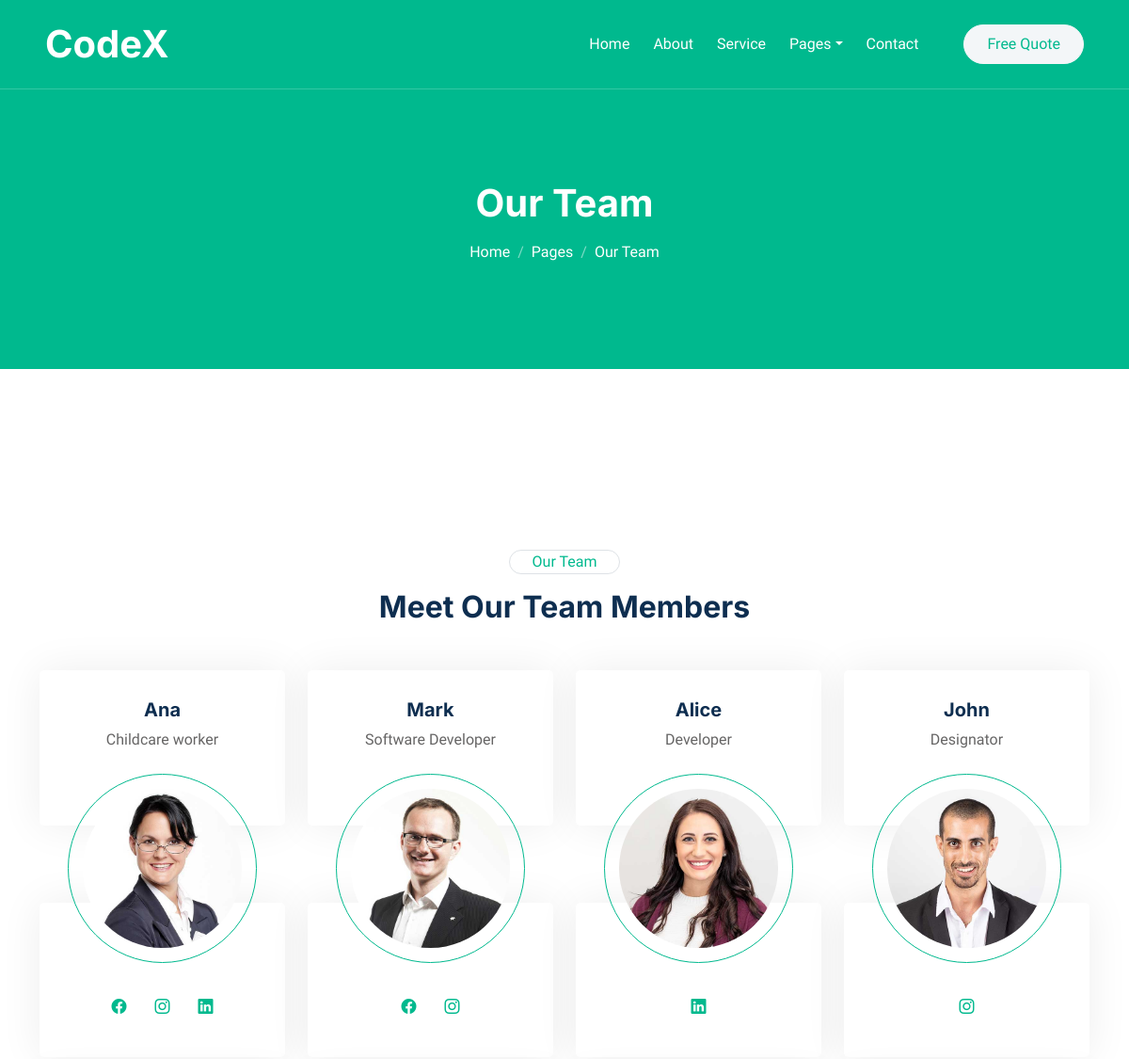
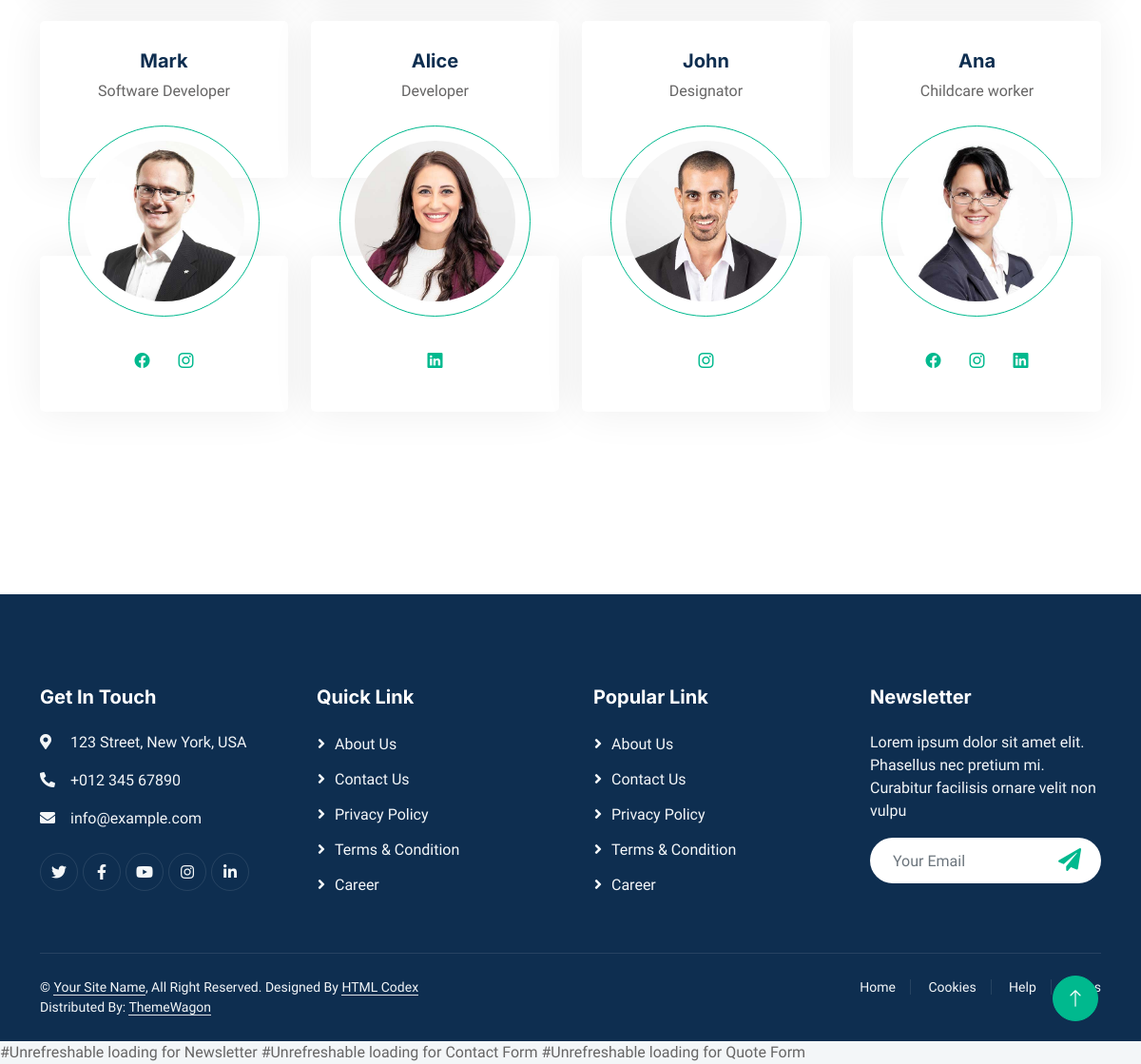
The app's page /team with its own data (2 pictures, top to bottom).
### Site/models.py (models this page shows)
class Site_Info(models.Model):
    section_testimonial_title = models.CharField(max_length=255)
    section_banner_title = models.CharField(max_length=255)
    section_about_title = models.CharField(max_length=255)
    section_features_title = models.CharField(max_length=255)
    section_team_title = models.CharField(max_length=255)
    section_service_title = models.CharField(max_length=255)
    section_started_title = models.CharField(max_length=255)
    site_logo = models.CharField(max_length=255)

### Service/models.py (models this page shows, shortened)
class TeamMember(models.Model):
    name = models.CharField(max_length=255)
    profession = models.CharField(max_length=255)
    img = models.FileField()

class Social_Team(models.Model):
    social = models.ForeignKey(TeamMember, on_delete=models.CASCADE, related_name="social_team")
    name = models.CharField(max_length=255)
    icon = models.CharField(max_length=255)
    url = models.URLField()

class Footer(models.Model):
    title = models.CharField(max_length=255)
    phone = models.CharField(max_length=30)
    address = models.CharField(max_length=255)
    email = models.EmailField(max_length=254)
    fb_link = models.URLField()
    youtude_link = models.URLField()
    twitter_link = models.URLField()
    insta_link = models.URLField()
    linked_link = models.URLField()

### Site/views.py (the view)
# urls.py: path('team', team , name='team'),
def team(request):
    team = TeamMember.objects.all()
    section = Site_Info.objects.first()
    return render(request, 'pages/team.html', locals())

### Site/context_processor.py (called while the page is built)
def Footer_details(request):
    footer = Footer.objects.all()
    return{
        'footer': footer
    }

### templates/pages/team.html
{% extends 'base/base.html' %}
{% load static %}
{% block 'content' %}
            <div class="container-xxl bg-primary page-header">
                <div class="container text-center">
                    <h1 class="text-white animated zoomIn mb-3">Our Team</h1>
                    <nav aria-label="breadcrumb">
                        <ol class="breadcrumb justify-content-center">
                            <li class="breadcrumb-item"><a class="text-white" href="#">Home</a></li>
                            <li class="breadcrumb-item"><a class="text-white" href="#">Pages</a></li>
                            <li class="breadcrumb-item text-white active" aria-current="page">Our Team</li>
                        </ol>
                    </nav>
                </div>
            </div>
        </div>
        <div class="container-xxl py-6">
            <div class="container">
                <div class="mx-auto text-center wow fadeInUp" data-wow-delay="0.1s" style="max-width: 600px;">
                    <div class="d-inline-block border rounded-pill text-primary px-4 mb-3">Our Team</div>
                    <h2 class="mb-5">{{ section.section_team_title }}</h2>
                </div>
                <div class="row g-4">
                    {% for team in team %}
                        <div class="col-lg-3 col-md-6 wow fadeInUp" data-wow-delay="0.1s">
                            <div class="team-item">
                                <h5>{{team.name}}</h5>
                                <p class="mb-4">{{team.profession}}</p>
                                <img class="img-fluid rounded-circle w-100 mb-4" src="{{team.img.url}}" alt="">
                                    <div class="d-flex justify-content-center">
                                        {% for team in team.social_team.all %}
                                            <a class="btn btn-square text-primary bg-white m-1" href="{{ team.url }}"><i class="{{ team.icon }}"></i></a>
                                        {% endfor %}
                                    </div>
                            </div>
                        </div>
                    {% endfor %}
                </div>
            </div>
        </div>
{% endblock 'content' %}

### templates/base/base.html (shortened to what this page needs)
{% load static %}
<!DOCTYPE html>
<html lang="en">
<head>
    <link href="https://cdnjs.cloudflare.com/ajax/libs/font-awesome/5.10.0/css/all.min.css" rel="stylesheet">
    <link href="https://cdn.jsdelivr.net/npm/bootstrap-icons@1.4.1/font/bootstrap-icons.css" rel="stylesheet">
    <link href=" {% static 'assets/lib/animate/animate.min.css' %}" rel="stylesheet">
    <link href="{% static 'assets/lib/owlcarousel/assets/owl.carousel.min.css' %}" rel="stylesheet">
    <link href="{% static 'assets/css/bootstrap.min.css' %}" rel="stylesheet">
    <link href="{% static 'assets/css/style.css' %}" rel="stylesheet">
    <link rel="stylesheet" type="text/css" href="//unpkg.com/swagger-ui-dist@3/swagger-ui.css" />
</head>
<body>
    <div class="container-xxl bg-white p-0">
        <div class="container-xxl position-relative p-0">
            <nav class="navbar navbar-expand-lg navbar-light px-4 px-lg-5 py-3 py-lg-0">
                <a href="{% url 'index' %}" class="navbar-brand p-0">
                    <h1 class="m-0">{{section.site_logo}}</h1>
                </a>
                <div class="collapse navbar-collapse" id="navbarCollapse">
                    <div class="navbar-nav ms-auto py-0">
                        <a href="{% url 'index' %}" class="nav-item nav-link {% if request.path == '/' %} active {% endif %}">Home</a>
                        <a href="{% url 'about' %}" class="nav-item nav-link {% if request.path == '/about' %} active {% endif %}">About</a>
                        <a href="{% url 'service' %} " class="nav-item nav-link {% if request.path == '/service' %} active {% endif %}">Service</a>
                        <div class="nav-item dropdown">
                            <a href="#" class="nav-link dropdown-toggle" data-bs-toggle="dropdown">Pages</a>
                        </div>
                        <a href=" {% url 'contact' %}" class="nav-item nav-link {% if request.path == '/contact' %} active {% endif %}">Contact</a>
                    </div>
                    <a href="" class="btn btn-light rounded-pill text-primary py-2 px-4 ms-lg-5">Free Quote</a>
                </div>
            </nav>
    {% block 'content' %}
    {% endblock 'content' %}
        <div class="container-fluid bg-dark text-light footer pt-5 wow fadeIn" data-wow-delay="0.1s" style="margin-top: 6rem;">
            <div class="container py-5">
                <div class="row g-5">
                    {% for item in footer %}
                    <div class="col-md-6 col-lg-3">
                            <h5 class="text-white mb-4">{{ item.title }}</h5>
                            <p><i class="fa fa-map-marker-alt me-3"></i> {{ item.address }}</p>
                            <p><i class="fa fa-phone-alt me-3"></i>{{ item.phone }}</p>
                            <p><i class="fa fa-envelope me-3"></i>{{ item.email }}</p>
                            <div class="d-flex pt-2">
                                <a class="btn btn-outline-light btn-social" href="{{item.twitter_link}}"><i class="fab fa-twitter"></i></a>
                                <a class="btn btn-outline-light btn-social" href="{{item.fb_link}}"><i class="fab fa-facebook-f"></i></a>
                                <a class="btn btn-outline-light btn-social" href="{{item.youtude_link}}"><i class="fab fa-youtube"></i></a>
                                <a class="btn btn-outline-light btn-social" href="{{item.insta_link}}"><i class="fab fa-instagram"></i></a>
                                <a class="btn btn-outline-light btn-social" href="{{item.linked_link}}"><i class="fab fa-linkedin-in"></i></a>
                            </div>
                        </div>
                    {% endfor %}
                    <div class="col-md-6 col-lg-3">
                        <h5 class="text-white mb-4">Quick Link</h5>
                        <a class="btn btn-link" href="">About Us</a>
                        <a class="btn btn-link" href="">Contact Us</a>
                        <a class="btn btn-link" href="">Privacy Policy</a>
                        <a class="btn btn-link" href="">Terms & Condition</a>
                        <a class="btn btn-link" href="">Career</a>
                    </div>
                    <div class="col-md-6 col-lg-3">
                        <h5 class="text-white mb-4">Popular Link</h5>
                        <a class="btn btn-link" href="">About Us</a>
                        <a class="btn btn-link" href="">Contact Us</a>
                        <a class="btn btn-link" href="">Privacy Policy</a>
                        <a class="btn btn-link" href="">Terms & Condition</a>
                        <a class="btn btn-link" href="">Career</a>
                    </div>
                    <div class="col-md-6 col-lg-3">
                        <h5 class="text-white mb-4">Newsletter</h5>
                        <p>Lorem ipsum dolor sit amet elit. Phasellus nec pretium mi. Curabitur facilisis ornare velit non vulpu</p>
                        <div class="position-relative w-100 mt-3">
                            <input class="form-control border-0 rounded-pill w-100 ps-4 pe-5" type="text" placeholder="Your Email" style="height: 48px;">
                            <button type="button" class="btn shadow-none position-absolute top-0 end-0 mt-1 me-2"><i class="fa fa-paper-plane text-primary fs-4"></i></button>
                        </div>
                    </div>
                </div>
            </div>
            <div class="container">
                <div class="copyright">
                    <div class="row">
                        <div class="col-md-6 text-center text-md-start mb-3 mb-md-0">
                            &copy; <a class="border-bottom" href="#">Your Site Name</a>, All Right Reserved.
							Designed By <a class="border-bottom" href="https://htmlcodex.com">HTML Codex</a>
                            <br>Distributed By: <a class="border-bottom" href="https://themewagon.com" target="_blank">ThemeWagon</a>
                        </div>
                        <div class="col-md-6 text-center text-md-end">
                            <div class="footer-menu">
                                <a href="">Home</a>
                                <a href="">Cookies</a>
                                <a href="">Help</a>
                                <a href="">FQAs</a>
                            </div>
                        </div>
                    </div>
                </div>
            </div>
        </div>
        <a href="#" class="btn btn-lg btn-primary btn-lg-square back-to-top"><i class="bi bi-arrow-up"></i></a>
    </div>
    #Unrefreshable loading for Newsletter
#Unrefreshable loading for Contact Form
#Unrefreshable loading for Quote Form
</body>
</html>

### static/assets/css/style.css (style rules this page uses)
:root { --primary: #00B98E; --light: #F3F6F8; --dark: #0E2E50; }
.back-to-top { position: fixed; display: none; right: 45px; bottom: 45px; z-index: 99; }
.py-6 { padding-top: 6rem; padding-bottom: 6rem; }
.btn { font-weight: 500; transition: .5s; }
.btn.btn-primary, .btn.btn-outline-primary:hover { color: #FFFFFF; }
.btn-square { width: 38px; height: 38px; }
.btn-lg-square { width: 48px; height: 48px; }
.btn-square, .btn-sm-square, .btn-lg-square { padding: 0; display: flex; align-items: center; justify-content: center; font-weight: normal; border-radius: 50px; }
.navbar .navbar-nav .nav-link { position: relative; margin-left: 25px; padding: 35px 0; color: #FFFFFF; font-weight: 500; outline: none; transition: .5s; }
.navbar .navbar-brand h1 { color: #FFFFFF; }
@media (min-width: 992px) { .navbar { position: absolute; width: 100%; top: 0; left: 0; border-bottom: 1px solid rgba(256, 256, 256, .2); z-index: 999; } }
@media (min-width: 992px) { .navbar .navbar-nav .nav-link::before { position: absolute; content: ""; width: 100%; height: 2px; bottom: 10px; left: 0; background: #FFFFFF; opacity: 0; transition: .5s; } }
.page-header { margin-bottom: 6rem; padding: 12rem 0 6rem 0; }
.page-header .breadcrumb-item+.breadcrumb-item::before { color: rgba(256, 256, 256, .5); }
.team-item { position: relative; padding: 30px; text-align: center; transition: .5s; z-index: 1; }
.team-item::before, .team-item::after { position: absolute; content: ""; width: 100%; height: 40%; top: 0; left: 0; border-radius: 5px; background: #FFFFFF; box-shadow: 0 0 45px rgba(0, 0, 0, .07); transition: .5s; z-index: -1; }
.team-item::after { top: auto; bottom: 0; }
.team-item h5, .team-item p { transition: .5s; }
.team-item img { padding: 15px; border: 1px solid var(--primary); }
.footer .btn.btn-social { margin-right: 5px; width: 40px; height: 40px; display: flex; align-items: center; justify-content: center; color: var(--light); border: 1px solid rgba(256, 256, 256, .1); border-radius: 40px; transition: .3s; }
.footer .btn.btn-link { display: block; margin-bottom: 10px; padding: 0; text-align: left; color: var(--light); font-weight: normal; transition: .3s; }
.footer .btn.btn-link::before { position: relative; content: "\f105"; font-family: "Font Awesome 5 Free"; font-weight: 900; margin-right: 10px; }
.footer .copyright { padding: 25px 0; font-size: 14px; border-top: 1px solid rgba(256, 256, 256, .1); }
.footer .copyright a { color: var(--light); }
.footer .footer-menu a { margin-right: 15px; padding-right: 15px; border-right: 1px solid rgba(255, 255, 255, .1); }
.footer .footer-menu a:last-child { margin-right: 0; padding-right: 0; border-right: none; }

### records on screen
Site_Info: site_logo "CodeX", section_team_title "Meet Our Team Members"
TeamMember: name "Ana", profession "Childcare worker", img (picture)
TeamMember: name "Mark", profession "Software Developer", img (picture)
TeamMember: name "Alice", profession "Developer", img (picture)
TeamMember: name "John", profession "Designator", img (picture)
TeamMember: name "Mark", profession "Software Developer", img (picture)
TeamMember: name "Alice", profession "Developer", img (picture)
TeamMember: name "John", profession "Designator", img (picture)
TeamMember: name "Ana", profession "Childcare worker", img (picture)
Footer: title "Get In Touch", address "123 Street, New York, USA", phone "+012 345 67890", email "info@example.com"
